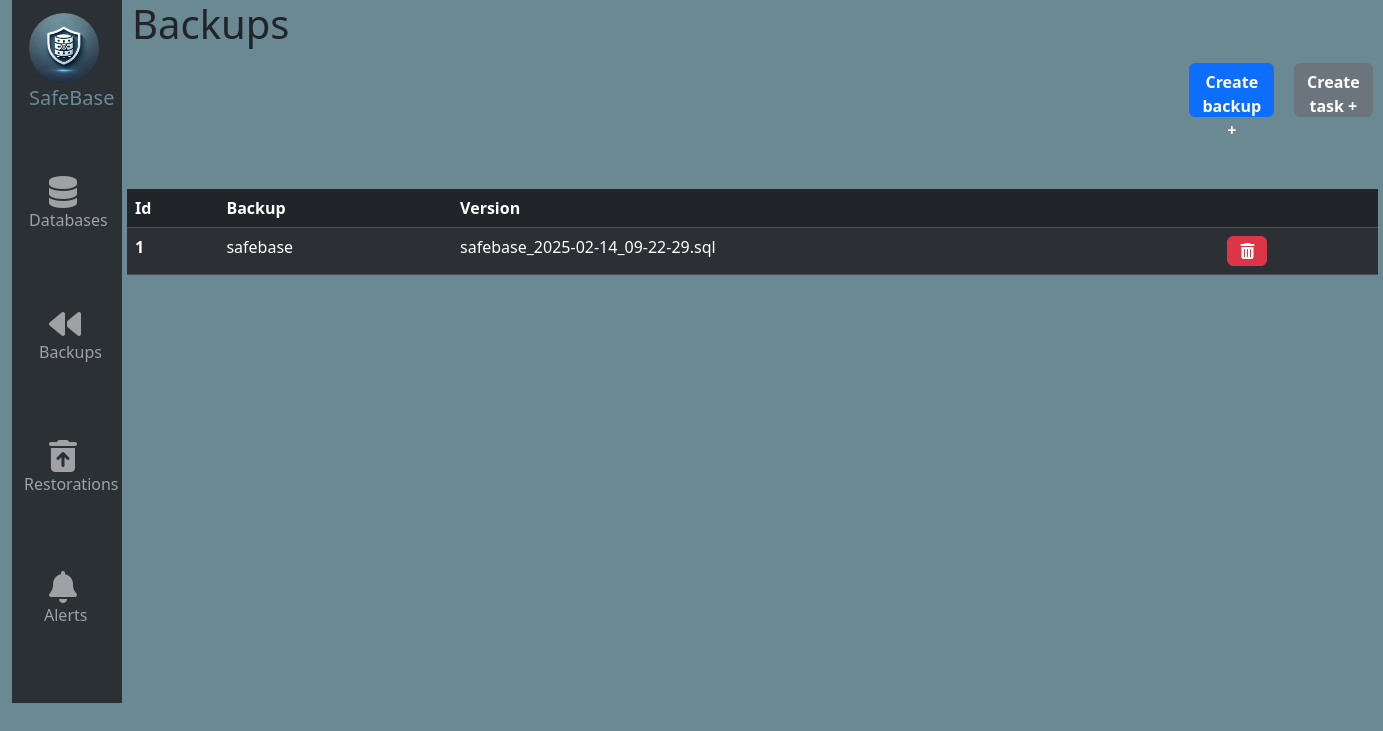
/Save, run on the app's committed database.
### tables this page shows
CREATE TABLE `backup` (
  `id` int NOT NULL AUTO_INCREMENT,
  `version` varchar(50) NOT NULL,
  `ID_DATABASE` int NOT NULL,
  PRIMARY KEY (`id`),
  KEY `FK_DATABASE` (`ID_DATABASE`)
);

CREATE TABLE `client_database` (
  `id` int NOT NULL AUTO_INCREMENT,
  `nom` varchar(50) DEFAULT NULL,
  `password` varchar(255) NOT NULL,
  `user_database` varchar(50) NOT NULL,
  `url` varchar(255) NOT NULL,
  `port` int DEFAULT NULL,
  `used_type` varchar(255) NOT NULL,
  `ID_Type` int NOT NULL,
  PRIMARY KEY (`id`),
  KEY `FK_Type` (`ID_Type`),
  CONSTRAINT `client_database_ibfk_1` FOREIGN KEY (`ID_Type`) REFERENCES `type` (`id`)
);

### src/Controller/BackupController.php (called while the page is built, shortened)
<?php
class BackupController extends CntrlAppli
{
    public function displayBackup()
    {
        $dao = new DaoAppli;
        $backups = $dao->getListBackup();
        require 'src/view/Backups.php';
    }
}

### src/Dao/DaoAppli.php (called while the page is built, shortened)
<?php
class DaoAppli
{
    protected PDO $db;
    public function __construct(){
         $this->db = $this->getConnection();
    }
    private function getConnection() {
        $host       = "mysql";
        $db_name    = "safebase";
        $username   = "user";
        $password   = "password";
        if (!isset($this->db)) {
            try {
                $this->db = new PDO("mysql:host=".$host.";charset=utf8;dbname=".$db_name, $username, $password);
                $this->db->setAttribute(PDO::ATTR_ERRMODE, PDO::ERRMODE_EXCEPTION);
            } catch (\PDOException $e) {
                    echo('Echec de la connexion: ' . $e->getMessage());
                die();
            }
        }
        return $this->db;
    }
    public function getListBackup(){
        $statement = $this->db->query(Requete::SEL_BACKUP);
        $data=$statement->fetchAll();
        return $data;
    }
}

### src/View/Backups.php (the view, shortened to what this page needs)
<?php
require "header.php";
?>
<html>
<body>
    <div class="container-fluid d-flex">
        <?php require_once "NavBar.php" ?>
        <div class="d-flex flex-column w-100">
            <div class="d-flex justify-content-between mb-3">
                <h1 class="titre">Backups</h1>
                <button type="button" id="btnajout" data-bs-toggle="modal" data-bs-target="#exampleModal" class="btn btn-primary w-10">
                    Create backup +
                </button>
                <button type="button" id="btnajout" data-bs-toggle="modal" data-bs-target="#exampleModal" class="btn btn-secondary w-10">
                    Create task +
                </button>
            </div>
            <div class="w-100">
                <table class="table table-dark table-striped w-100">
                    <thead>
                        <tr>
                            <th scope="col">Id</th>
                            <th scope="col">Backup</th>
                            <th scope="col">Version</th>
                            <th scope="col"></th>
                        </tr>
                    </thead>
                    <tbody>
                        <?php foreach ($backups as $backup) { ?>
                            <tr>
                                <th scope="row"><?= $backup['id'] ?></th>
                                <td><?= $backup['dbase'] ?></td>
                                <td><?= $backup['version'] ?></td>
                                <td><button class="btn btn-danger delete" type="button" id="<?= $backup['id'] ?>">
                                        <i class="fas fa-trash-alt"></i>
                                    </button>
                                </td>
                            </tr>
                        <?php } ?>
                    </tbody>
                </table>
            </div>
        </div>
    </div>
</body>
</html>

### src/asset/css/styles.css (style rules this page uses)
.titre { margin-left: 10px; margin-bottom: 500px; }
body { background-color:#6b8993 ; }
#btnajout { margin-top: 5%; height: 10%; font-weight: bold; }
.table { margin-top: -30%; margin-left: 5px; }
.btn-secondary { margin-left: 20px; }
.btn-primary { margin-left: 900px; }

### data on the page
backup: id "1", client_database.nom "safebase", version "safebase_2025-02-14_09-22-29.sql"
